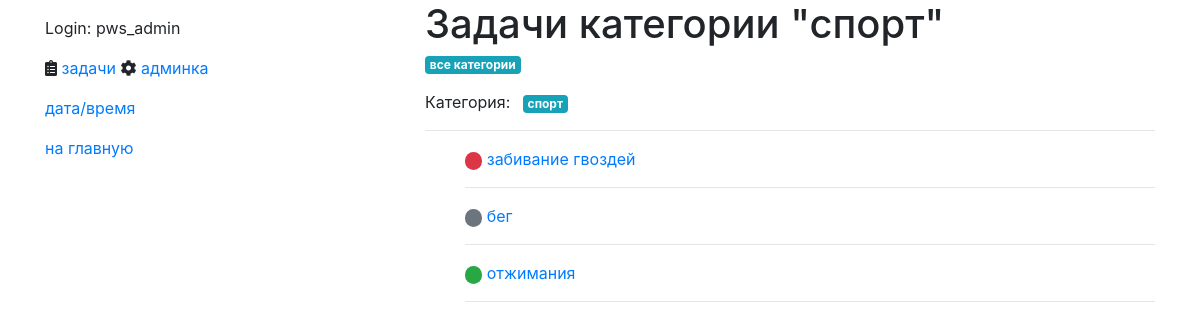
The page /list/c/sport (signed in) on the database its author committed.
### tasks/models.py (models this page shows, shortened)
class Category(models.Model):
    slug = models.CharField(max_length=128)
    name = models.CharField(max_length=256)
    todos_count = models.PositiveIntegerField(default=0)
    class Meta:
        verbose_name = 'Категория'
        verbose_name_plural = 'Категории'

class TodoItem(models.Model):
    PRIORITY_HIGH = 1
    PRIORITY_MEDIUM = 2
    PRIORITY_LOW = 3
    PRIORITY_CHOICES = [
        (PRIORITY_HIGH, "Высокий приоритет"),
        (PRIORITY_MEDIUM, "Средний приоритет"),
        (PRIORITY_LOW, "Низкий приоритет"),
    ]
    description = models.TextField("описание")
    is_completed = models.BooleanField("выполнено", default=False)
    created = models.DateTimeField(auto_now_add=True)
    updated = models.DateTimeField(auto_now=True)
    owner = models.ForeignKey(
        User, on_delete=models.CASCADE, related_name="tasks"
    )
    priority = models.IntegerField(
        "Приоритет", choices=PRIORITY_CHOICES, default=PRIORITY_MEDIUM
    )
    category = models.ManyToManyField(Category, blank=True)
    class Meta:
        verbose_name = 'Задача'
        verbose_name_plural = 'Задачи'
    def __str__(self):
        return self.description.lower()

### tasks/views.py (the view)
# urls.py: path("list/", views.tasks_by_cat, name="list"),
def tasks_by_cat(request, cat_slug=None):
    u = request.user
    tasks = TodoItem.objects.filter(owner=u).all().order_by('priority', 'description')
    cat = None
    categories = []
    if cat_slug:
        cat = get_object_or_404(Category, slug=cat_slug)
        tasks = tasks.filter(category__in=[cat]).order_by('priority', 'description')
        categories.append(cat)
    else:
        for t in tasks:
            for categ in t.category.all():
                if categ not in categories:
                    categories.append(categ)
    return render(
        request,
        "tasks/list_by_cat.html",
        {"category": cat, "tasks": tasks, "categories": categories},
    )

### tasks/templates/tasks/list_by_cat.html (shortened to what this page needs)
{% extends "base.html" %}
{% load static %}
{% block main_content %}
  {% if category %}
  <h1>Задачи категории "{{ category.name }}"</h1>
  <ul class="list-inline">
    <li class="list-inline-item">
    <a href="{% url 'tasks:list' %}">
      <span class="badge badge-info">все категории</span>
    </a>
    </li>
  </ul>
  {% else %}
  <h1>Все текущие задачи</h1>
  {% endif %}
    {% for t in categories %}
      {% if forloop.first %}
      <ul class="list-inline">
        {% if not category %}
        <li class="list-inline-item">Категории (выбрать):</li>
        {% else %}
        <li class="list-inline-item">Категория:</li>
        {% endif %}
      {% endif %}
      <li class="list-inline-item">
        <a href="{% url 'tasks:list_by_cat' t.slug %}">
        {% if t.pk == tag.pk %}
          <span class="badge badge-success">{{ t.name }}</span>
        {% else %}
          <span class="badge badge-info">{{ t.name }}</span>
        {% endif %}
        </a>
      </li>
    {% if forloop.last %}
    </ul>
    {% endif %}
    {% endfor %}
  <hr/>
  <ul id="todo-list">
  {% for task in tasks %}
      {% if task.priority == task.PRIORITY_HIGH %}
      <span class="badge badge-pill badge-danger">&nbsp;</span>
      {% elif task.priority == task.PRIORITY_MEDIUM %}
      <span class="badge badge-pill badge-secondary">&nbsp;</span>
      {% elif task.priority == task.PRIORITY_LOW %}
      <span class="badge badge-pill badge-success">&nbsp;</span>
      {% endif %}
      <a href="{% url 'tasks:details' task.id %}">{{ task }}</a>
      <hr/>
  {% endfor %}
  </ul>
{% endblock %}

### templates/base.html (shortened to what this page needs)
<html>
  <head>
    <link rel="stylesheet" href="https://maxcdn.bootstrapcdn.com/bootstrap/4.0.0/css/bootstrap.min.css">
  <link rel="stylesheet" href="https://use.fontawesome.com/releases/v5.7.0/css/all.css">
  </head>
  <body>
    <div class="container">
      <div class="row">
        <div class="side_bar col">
          {% block side_bar %}
            {% if user.is_authenticated %}
              <p>Login: {{ user.username }}</p>
              <i class="fas fa-clipboard-list"></i>&nbsp;<a href="{% url "tasks:list" %}">задачи</a>
            {% endif %}
	    <i class="fas fa-cog"></i>&nbsp;<a href='{% url 'admin:index' %}'>админка</a>
          {% endblock %}
          <a href='{% url 'tasks:date' %}'>дата/время</a>
          <a href='{% url 'tasks:index' %}'>на главную</a>
        </div>
        <div class="main_content col-8">
          {% block main_content %}
          {% endblock %}
        </div>
      </div>
    </div>
  </body>
</html>

### rows shown on the page
Category: name "спорт"
TodoItem: description "забивание гвоздей"
TodoItem: description "бег"
TodoItem: description "отжимания"

### other values the page prints
{{ user.username }} "pws_admin"
